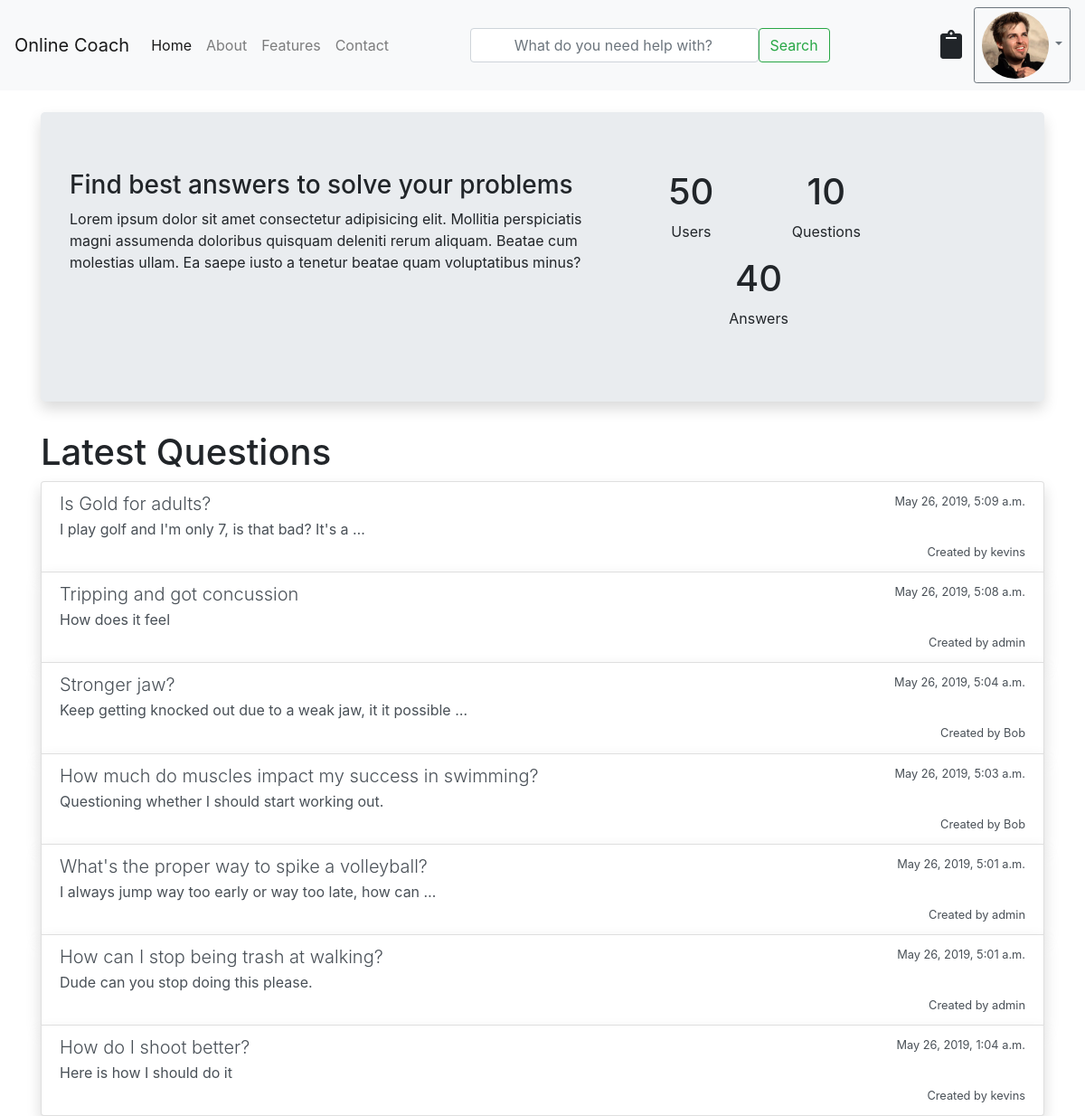
The app's page / (signed in), older data.
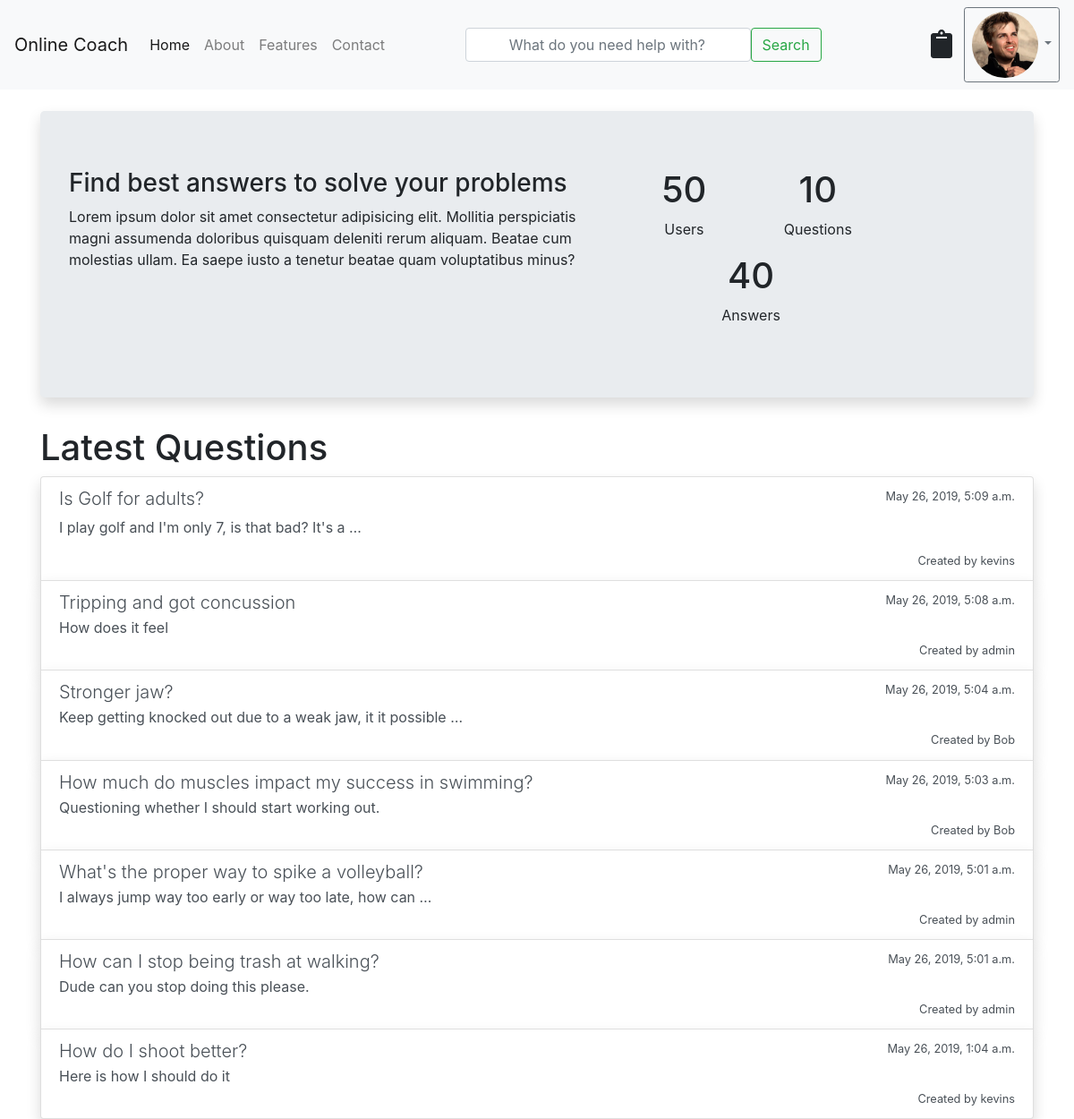
The same page, newer data.
### qa/models.py (models this page shows, shortened)
class Question(models.Model):
    author = models.ForeignKey(User, on_delete=models.CASCADE)
    question_text = HTMLField()
    question_title = models.CharField(max_length=100)
    pub_date = models.DateTimeField('date published', default=datetime.now)
    is_solved = models.BooleanField('is solved', default=False)
    category = models.CharField(max_length=2, choices=SPORT_CHOICES)
    class Meta:
        ordering = ['-pub_date']

### home/views.py (the view)
# urls.py: path('', home_views.index, name='home-index'),
def index(request):
    questions = Question.objects.all()
    context = {
        'latest_questions_list': questions
    }
    return render(request, 'home/index.html', context)

### home/templates/home/index.html (shortened to what this page needs)
{% extends "home/base.html"%}
{% block content%}
<div class="jumbotron shadow">
    <div class="row">
        <div class="col-7">
            <h3>Find best answers to solve your problems</h3>
            <p>Lorem ipsum dolor sit amet consectetur adipisicing elit. Mollitia perspiciatis magni assumenda doloribus quisquam deleniti rerum aliquam. Beatae cum molestias ullam. Ea saepe iusto a tenetur beatae quam voluptatibus minus?</p>
        </div>
        <div class="col-5">
            <div class="row text-center">
                <div class="col-4">
                    <h1>50</h1>
                    <p>Users</p>
                </div>
                <div class="col-4">
                    <h1>10</h1>
                    <p>Questions</p>
                </div>
                <div class="col-8">
                    <h1>40</h1>
                    <p>Answers</p>
                </div>
            </div>
        </div>
    </div>
</div>
<h1>Latest Questions</h1>
<div class="list-group">
    {% for question in latest_questions_list%}
    <a href="q/{{question.id}}" class="list-group-item list-group-item-action shadow">
        <div class="d-flex w-100 justify-content-between">
        <h3 class="mb-1 lead">{{ question.question_title }}</h3>
        <small>{{question.pub_date}}</small>
        </div>
        <p class="mb-1">{{question.question_text|safe|truncatewords:12}}</p>
        <small class="float-right">Created by {{question.author}}</small>
    </a>
    {% endfor %}
    </div>
{% endblock %}

Row changes from the older to the newer data that the page shows:
changed Question "I play golf and I'm only 7, is that bad? It's a …": question_title "Is Gold for adults?" → "Is Golf for adults?"
